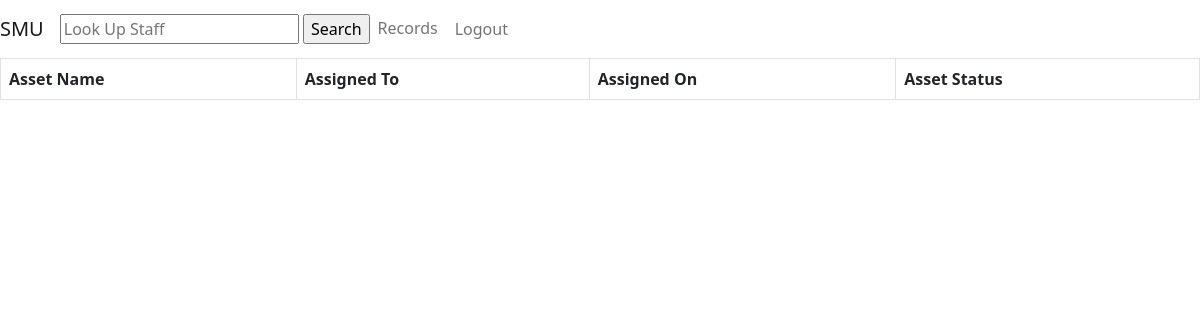
Page /users/records/5/ on the earlier database version.
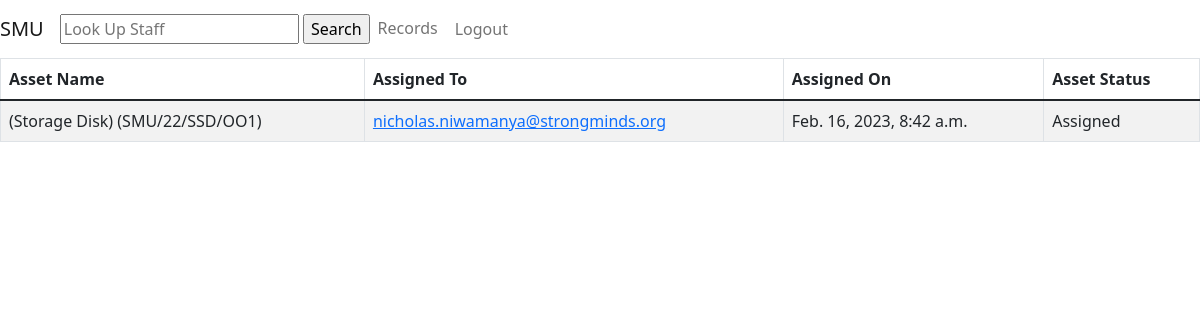
Same page on the later database version.
### records/models.py (models this page shows, shortened)
class Record(models.Model):
    asset_name = models.ForeignKey('assets.Asset',on_delete=models.CASCADE, null=True)
    assigned_to = models.ForeignKey(User, on_delete=models.RESTRICT, help_text='Select staff', default='0', related_name='assigned_user')
    assigned_on = models.DateTimeField(auto_now_add=True)
    ASSET_STATUS = (
        ('a', 'Available'),
        ('n', 'Needs Maintenance'),
        ('d', 'Discontinued'),
        ('r', 'Returned'),
        ('x', 'Assigned'),
    )
    asset_status = models.CharField(max_length=1, choices=ASSET_STATUS, blank=True, default='a',help_text='Asset Availability')

### assets/models.py (models this page shows, shortened)
class Asset(models.Model):
    asset_type = models.CharField(max_length=100)
    asset_code = models.CharField(max_length=100, help_text="Enter Number engraved on the Asset")
    asset_model = models.CharField(max_length=100)
    purchase_value = models.CharField(max_length=200, default='0')
    date_added = models.DateTimeField(default=timezone.now)
    ASSET_STATUS = (
        ('a', 'Available'),
        ('n', 'Needs Maintenance'),
        ('d', 'Discontinued'),
        ('r', 'Reserved'),
        ('x', 'Assigned'),
    )
    status = models.CharField(max_length=2, choices=ASSET_STATUS, blank=True, default = 'a', help_text='Asset Availability',)
    class Meta:
        ordering = ('asset_type','date_added')
    def __str__(self):
        return f'({self.asset_type}) ({self.asset_code})'

### users/models.py (models this page shows)
class User(AbstractUser):
    SUPER_USER = 1
    STAFF = 2
    USER_TYPE_CHOICES =(
        (SUPER_USER, 'super_user'),
        (STAFF, 'staff'),
    )
    OPS = 'OPS'
    FIN = 'FIN'
    MEL = 'MEL'
    IT = 'IT'
    GOV_EDUC = 'GOV_EDUC'
    GOVT_HEALTH = 'GOVT_HEALTH'
    TELE = 'TELE'
    CPA = 'CPA'
    NGO = 'NGO'
    HRA = 'HRA'
    DEPARTMENT_CHOICES = (
        ('OPS', 'Operations'),
        ('FIN', 'Finance'),
        ('MEL', 'Monitoring Evaluation and learning'),
        ('IT','IT & DIGITAL PLATFORMS'),
        ('GOV_EDUC', 'Government Education'),
        ('GOVT_HEALTH', 'Government Health'),
        ('TELE', 'Teletherapy'),
        ('CPA', 'Communications Advocacy and Partnerships'),
        ('NGO', 'Non Government Organization'),
        ('HRA', 'Human Resource and Administration'),
    )
    username = None # remove username field, we will use email as unique identifier
    email = models.EmailField(unique=True, null=True, db_index=True)
    is_active = models.BooleanField(default=False)
    is_staff = models.BooleanField(default=False)
    date_joined = models.DateTimeField(default=timezone.now)
    user_type = models.IntegerField(choices=USER_TYPE_CHOICES)
    department = models.CharField(max_length=50, choices=DEPARTMENT_CHOICES, blank=True)
    REQUIRED_FIELDS = []
    USERNAME_FIELD = 'email'
    objects = UserManager()
    class Meta(AbstractUser.Meta):
        pass

### users/views.py (the view)
# urls.py: path('records/<int:assigned_to_id>/', show_records, name='show_records'),
def show_records(request, assigned_to_id):
    records = Record.objects.filter(assigned_to_id=assigned_to_id)
    return render(request, 'dashboard.html', {'records': records})

### users/templates/dashboard.html (shortened to what this page needs)
<!DOCTYPE html>
<html lang="en">
<head>
  </head>{% block title %}<title>SMU Dashboard</title>{% endblock %}
  <link href="https://cdn.jsdelivr.net/npm/bootstrap@5.1.3/dist/css/bootstrap.min.css" rel="stylesheet">
</head>
<body>
  <nav class="navbar navbar-expand-lg navbar-light bg-lime-green">
    <a class="navbar-brand" href="{% url 'dashboard' %}">SMU</a>
    <form action="{% url 'search_records' %}" method="get">
      <input type="text" name="assigned_to" placeholder="Look Up Staff">
      <input type="submit" value="Search">
    </form>
    <ul class="navbar-nav ml-auto">
      <li class="nav-item">
        <a class="nav-link" href="{% url 'dashboard' %}">Records</a>
      </li>
      <form method="post" action="{% url 'login' %}">
        <button type="submit" class="btn btn-link nav-link">Logout</button>
    </ul>
  </nav>
  <table class="table table-striped table-bordered">
        <thead>
            <tr>
                <th>Asset Name</th>
                <th>Assigned To</th>
                <th>Assigned On</th>
                <th>Asset Status</th>
            </tr>
        </thead>
        <tbody>
        {% for record in records %}
        <tr>
            <td>{{ record.asset_name }}</td>
            <td><a href="{% url 'show_records' record.assigned_to.id %}">{{ record.assigned_to }}</a></td>
            <td>{{ record.assigned_on }}</td>
            <td>{{ record.get_asset_status_display }}</td>
    {% endfor %}
      </table>
</body>
</html>

Differences in the rows shown:
added Record: asset_name "(Storage Disk) (SMU/22/SSD/OO1)", assigned_to "nicholas.niwamanya@strongminds.org", assigned_on "Feb. 16, 2023, 8:42 a.m.", asset_status "Assigned"
